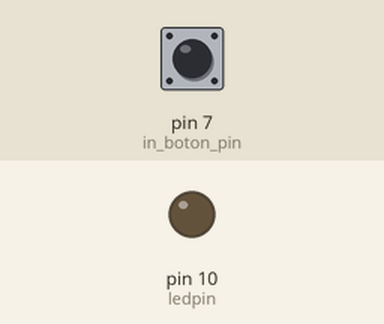
Bench run of a sketch on a simulated Arduino Uno, built with avr-gcc and run on an emulated ATmega328P. Parts: output pins drawn as LEDs (lit = HIGH). Inputs (shaded band) come from the test bench; at power-on: pin 7 (in_boton_pin) HIGH.

Above: at 1.2 s.
1.3 s: pin 7 (in_boton_pin) pulled LOW for 0.15 s
At 1.37 s:
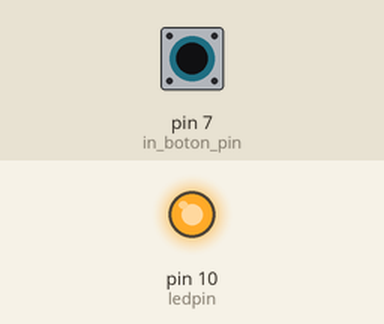
2.9 s: pin 7 (in_boton_pin) pulled LOW for 3.2 s
At 7.1 s:
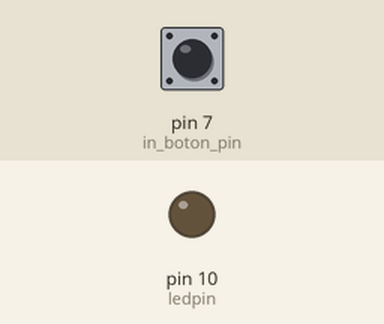
Timing chart, 0 to 8.6 s (numbered marks = the images above; inputs shaded):
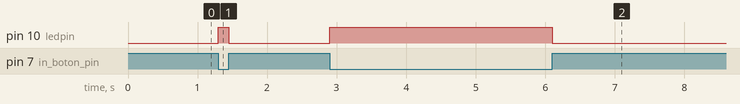

Measured:
- after the input at 1.3 s, pin 10 (ledpin): LOW → HIGH at once, → LOW 0.15 s later
- after the input at 2.9 s, pin 10 (ledpin): LOW → HIGH at once, → LOW 3.2 s later

The sketch:

PuertaNOT.ino
```cpp
int ledpin = 10;
int in_boton_pin = 7;
int val;


void setup()

{

 pinMode(ledpin, OUTPUT);
 pinMode(in_boton_pin, INPUT);

}

void loop()

{

val=digitalRead(in_boton_pin);
if(val==LOW)
  {

    digitalWrite(ledpin,HIGH);

  }
    else
      {

        digitalWrite(ledpin,LOW);

      }

}
```
